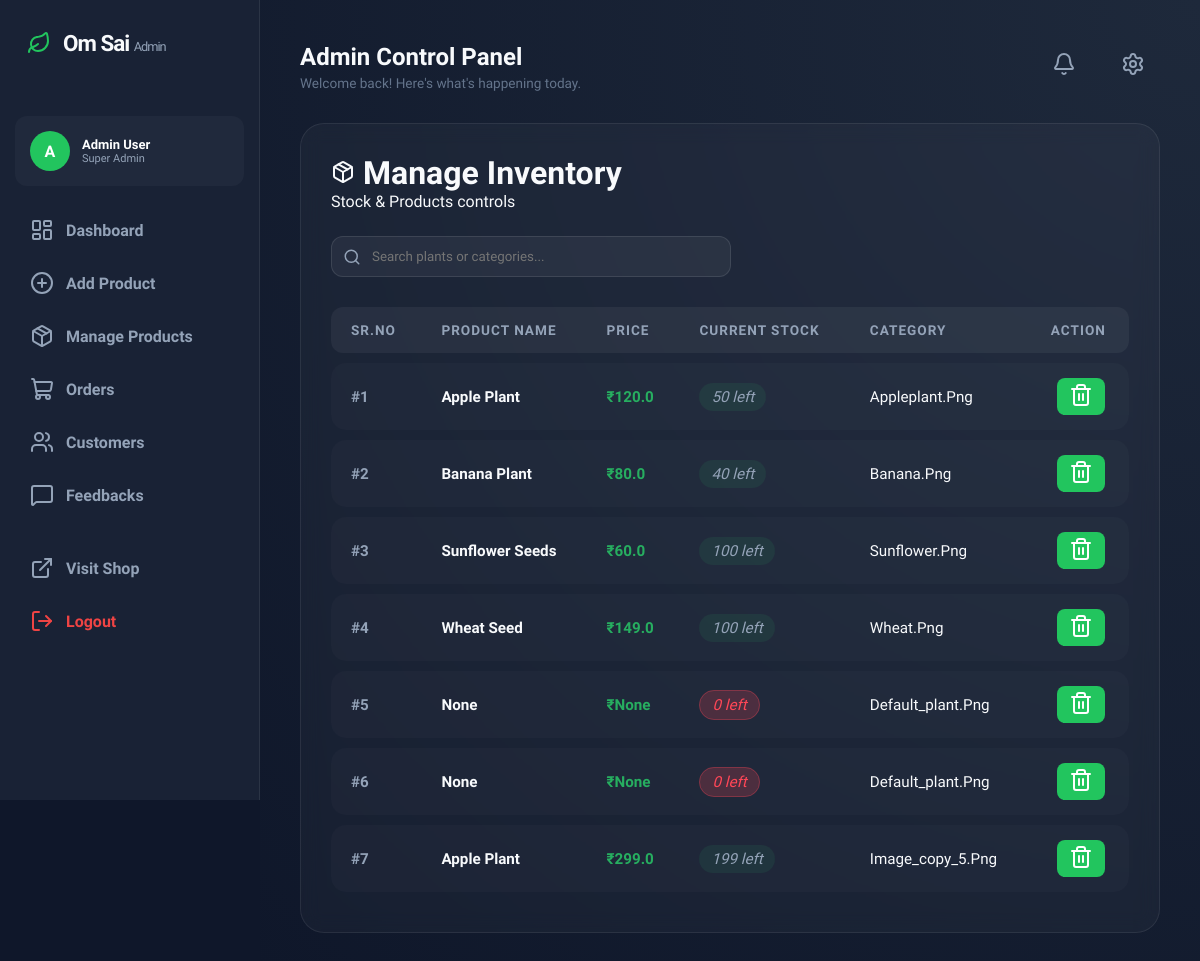
Before: /admin/products with the older database file.
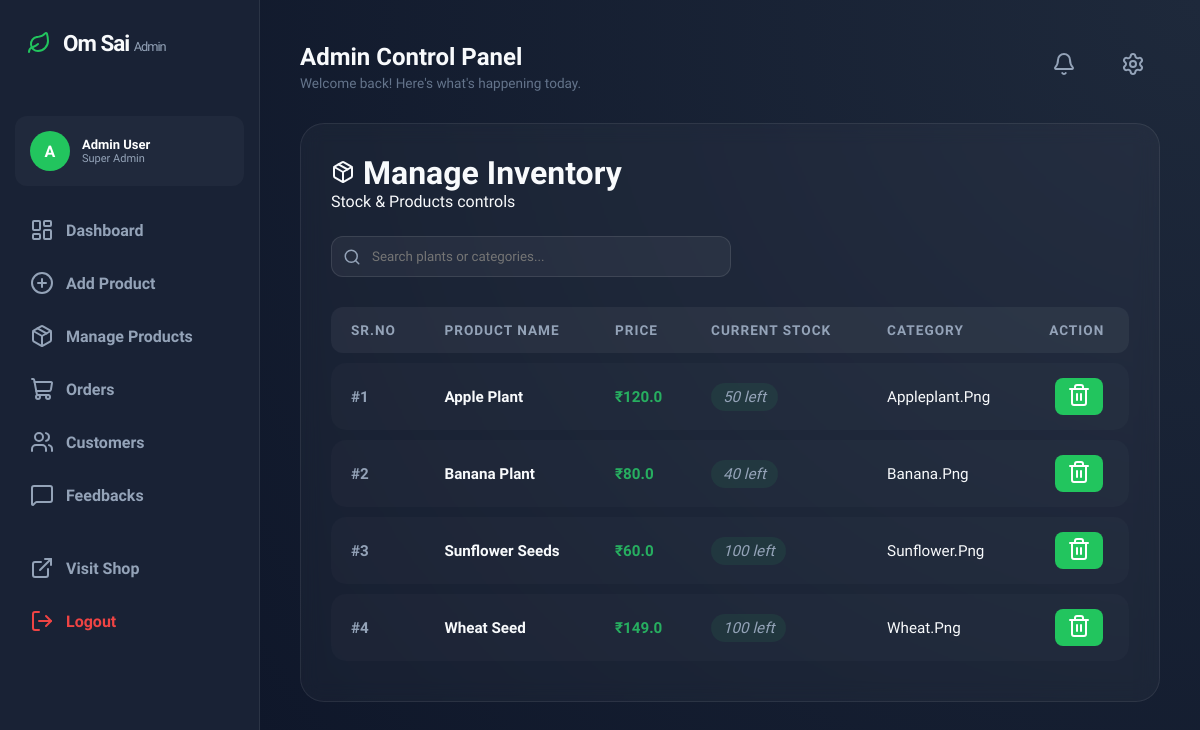
After: the same page with the newer database file.
### tables this page shows
CREATE TABLE products(id INTEGER PRIMARY KEY AUTOINCREMENT, name TEXT, price REAL, stock INTEGER, image TEXT, category TEXT, supplier_id INTEGER);

### app.py (the view)
@app.route("/admin/products")
def manage_products():
    conn = sqlite3.connect("database.db")
    cur = conn.cursor()
    cur.execute("SELECT * FROM products")
    products = cur.fetchall()
    conn.close()
    return render_template("admin_products.html", products=products)

### app.py (called while the page is built)
@app.context_processor
def inject_translations():
    lang = session.get('lang', 'en')
    return dict(texts=translations.get(lang, translations['en']))

@app.before_request
def func():
    global _got_first_request
    session.permanent = True
    if not _got_first_request:
        print("Running first-time setup...")
        _got_first_request = True

### templates/admin_products.html (shortened to what this page needs)
{% extends "admin_layout.html" %}
{% block content %}
<div class="header" style="margin-bottom: 25px;">
    <h1><i data-lucide="package"></i> Manage Inventory</h1>
    <p>Stock & Products controls</p>
</div>
<div class="search-container" style="margin-bottom: 20px;">
    <div style="position: relative; max-width: 400px;">
        <i data-lucide="search" style="position: absolute; left: 12px; top: 50%; transform: translateY(-50%); color: #94a3b8; width: 18px;"></i>
        <input type="text" id="productSearch" placeholder="Search plants or categories..."
               style="width: 100%; padding: 12px 12px 12px 40px; border-radius: 12px; border: 1px solid rgba(255,255,255,0.1); background: rgba(255,255,255,0.05); color: white; outline: none;">
    </div>
</div>
<div class="table-container">
    <table class="admin-orders-table" id="productTable">
        <thead>
            <tr>
                <th>Sr.No</th>
                <th>Product Name</th>
                <th>Price</th>
                <th>Current Stock</th>
                <th>Category</th>
                <th style="text-align: center;">Action</th>
            </tr>
        </thead>
        <tbody>
            {% for p in products %}
            <tr class="product-row">
                <td style="font-weight: 600; color: #94a3b8;">#{{ loop.index }}</td>
                <td><strong>{{ p[1] }}</strong></td>
                <td style="color: #27ae60; font-weight: 600;">₹{{ p[2] }}</td>
                <td>
                    {% set stock = p[3]|int %}
                    <span class="status-pill {% if stock < 10 %}low-stock-alert{% endif %}"
                          style="background: rgba(39, 174, 96, 0.1); padding: 5px 12px; border-radius: 20px;">
                        {{ stock }} left
                    </span>
                </td>
                <td style="text-transform: capitalize;">{{ p[4] }}</td>
                <td style="text-align: center;">
                    <form action="{{ url_for('delete_product', product_id=p[0]) }}" method="POST"
                          onsubmit="return confirm('Haa product delete karaycha aahe ka?');" style="display:inline;">
                        <button type="submit" class="delete-btn">
                            <i data-lucide="trash-2"></i>
                        </button>
                    </form>
                </td>
            </tr>
            {% endfor %}
        </tbody>
    </table>
</div>
{% endblock %}

### templates/admin_layout.html (shortened to what this page needs)
<!DOCTYPE html>
<html lang="en">
<head>
    <link rel="stylesheet" href="{{ url_for('static', filename='admin1.css') }}">
</head>
<body>
<div class="sidebar">
    <div class="sidebar-header">
        <i data-lucide="leaf" class="logo-icon" style="color: #22c55e;"></i>
        <h2 style="letter-spacing: -1px;">Om Sai <span style="font-weight: 400; font-size: 0.8rem; color: #94a3b8;">Admin</span></h2>
    </div>
    <div class="user-profile">
        <div style="width: 40px; height: 40px; border-radius: 50%; background: var(--primary); display: flex; align-items: center; justify-content: center; font-weight: 800; color: white;">
            A
        </div>
        <div>
            <p style="font-size: 13px; font-weight: 600; margin: 0; color: white;">Admin User</p>
            <p style="font-size: 11px; margin: 0; color: #94a3b8;">Super Admin</p>
        </div>
    </div>
    <div class="nav-links">
        <a href="/admin" class="nav-item {% if active=='dashboard' %}active{% endif %}">
            <i data-lucide="layout-dashboard"></i> <span>Dashboard</span>
        </a>
        <a href="/admin/add_product" class="nav-item {% if active=='add_product' %}active{% endif %}">
            <i data-lucide="plus-circle"></i> <span>Add Product</span>
        </a>
        <a href="/admin/products" class="nav-item {% if active=='manage_products' %}active{% endif %}">
            <i data-lucide="package"></i> <span>Manage Products</span>
        </a>
        <a href="/admin/orders" class="nav-item {% if active=='orders' %}active{% endif %}">
            <i data-lucide="shopping-cart"></i> <span>Orders</span>
        </a>
        <a href="/admin/customers" class="nav-item {% if active=='customers' %}active{% endif %}">
            <i data-lucide="users"></i> <span>Customers</span>
        </a>
        <a href="/admin/feedbacks" class="nav-item {% if active=='feedbacks' %}active{% endif %}">
            <i data-lucide="message-square"></i> <span>Feedbacks</span>
        </a>
        <div class="sidebar-footer" style="margin-top: auto; padding-top: 20px;">
            <a href="/" class="nav-item" target="_blank" style="margin-bottom: 5px;">
                <i data-lucide="external-link"></i> <span>Visit Shop</span>
            </a>
            <a href="/logout" class="nav-item logout" style="color: #ef4444;">
                <i data-lucide="log-out"></i> <span>Logout</span>
            </a>
        </div>
    </div>
</div>
<div class="main">
    <div class="content-header" style="display: flex; justify-content: space-between; align-items: center;">
        <div>
            <h1 style="margin:0; font-size: 1.5rem;">{% block header_title %}Admin Control Panel{% endblock %}</h1>
            <p style="font-size: 0.85rem; color: #64748b; margin-top: 4px;">Welcome back! Here's what's happening today.</p>
        </div>
        <div style="display: flex; gap: 15px;">
             <button class="nav-item" style="border:none; background:none; cursor:pointer;"><i data-lucide="bell"></i></button>
             <button class="nav-item" style="border:none; background:none; cursor:pointer;"><i data-lucide="settings"></i></button>
        </div>
    </div>
    <div class="glass-panel" style="margin-top: 25px;">
        {% block content %}{% endblock %}
    </div>
</div>
</body>
</html>

### static/admin1.css (style rules this page uses)
:root { --primary: #10b981; --primary-glow: rgba(16, 185, 129, 0.2); --bg-dark: #0f172a; --sidebar-bg: rgba(30, 41, 59, 0.7); --glass-bg: rgba(255, 255, 255, 0.03); --text-main: #f8fafc; --text-dim: #94a3b8; --border: rgba(255, 255, 255, 0.08); }
* { margin: 0; padding: 0; box-sizing: border-box; font-family: 'Plus Jakarta Sans', sans-serif; }
body { background-color: var(--bg-dark); color: var(--text-main); display: flex; }
.sidebar { width: 260px; background: var(--sidebar-bg); -webkit-backdrop-filter: blur(20px); backdrop-filter: blur(20px); border-right: 1px solid var(--border); position: fixed; height: 100vh; padding: 30px 15px; display: flex; flex-direction: column; }
.sidebar-header { display: flex; align-items: center; gap: 10px; margin-bottom: 40px; padding-left: 10px; }
.logo-icon { color: var(--primary); width: 28px; }
.sidebar h2 { font-size: 1.4rem; font-weight: 800; }
.nav-item { text-decoration: none; color: var(--text-dim); padding: 12px 15px; border-radius: 12px; display: flex; align-items: center; gap: 12px; font-weight: 600; transition: 0.3s; margin-bottom: 5px; }
.logout { margin-top: auto; color: #f87171; }
.main { margin-left: 260px; flex: 1; padding: 40px; background: radial-gradient(circle at top right, #1e293b, #0f172a); }
.content-header { margin-bottom: 30px; }
.content-header h1 { font-size: 1.8rem; font-weight: 800; }
.glass-panel { background: var(--glass-bg); border: 1px solid var(--border); border-radius: 24px; padding: 30px; -webkit-backdrop-filter: blur(10px); backdrop-filter: blur(10px); }
table { width: 100%; border-collapse: collapse; margin-top: 20px; }
th { text-align: left; padding: 15px; color: var(--text-dim); border-bottom: 1px solid var(--border); font-size: 0.9rem; text-transform: uppercase; }
td { padding: 15px; border-bottom: 1px solid rgba(255,255,255,0.05); font-size: 0.95rem; }
input, select, textarea { background: rgba(255,255,255,0.05); border: 1px solid var(--border); padding: 12px; border-radius: 10px; color: white; outline: none; }
button { background: var(--primary); color: white; padding: 12px; border: none; border-radius: 10px; font-weight: 700; cursor: pointer; transition: 0.3s; }
.table-container, table { width: 100%; border-collapse: separate; border-spacing: 0 8px; margin-top: 20px; }
th { background: rgba(255, 255, 255, 0.05); padding: 15px 20px; color: var(--primary); font-size: 0.85rem; text-transform: uppercase; letter-spacing: 1px; border: none; }
th:first-child { border-radius: 12px 0 0 12px; }
th:last-child { border-radius: 0 12px 12px 0; }
td { padding: 15px 20px; background: rgba(255, 255, 255, 0.02); border-top: 1px solid var(--border); border-bottom: 1px solid var(--border); font-size: 0.95rem; color: var(--text-main); }
td:first-child { border-left: 1px solid var(--border); border-radius: 12px 0 0 12px; font-weight: 800; color: var(--primary); }
td:last-child { border-right: 1px solid var(--border); border-radius: 0 12px 12px 0; }
button[type="submit"] { background: var(--primary); color: white; padding: 8px 15px; border: none; border-radius: 8px; font-weight: 600; cursor: pointer; margin-left: 5px; transition: 0.3s; }
td:nth-child(4) { color: var(--text-dim); font-style: italic; max-width: 300px; }
.admin-orders-table, .feedback-table, table { width: 100%; border-collapse: separate; border-spacing: 0 10px; margin-top: 10px; }
table th { padding: 15px 20px; color: var(--text-dim); font-size: 0.85rem; text-transform: uppercase; letter-spacing: 1px; text-align: left; border-bottom: 1px solid var(--glass-border); }
table td { padding: 15px 20px; background: rgba(255, 255, 255, 0.02); border-top: 1px solid var(--glass-border); border-bottom: 1px solid var(--glass-border); color: var(--text-main); font-size: 0.95rem; }
table td:first-child { border-left: 1px solid var(--glass-border); border-radius: 15px 0 0 15px; }
table td:last-child { border-right: 1px solid var(--glass-border); border-radius: 0 15px 15px 0; }
form button { background: linear-gradient(135deg, var(--primary), var(--primary-dark)); color: white; padding: 12px 25px; border: none; border-radius: 12px; font-weight: 800; cursor: pointer; width: 100%; transition: 0.3s; }
.admin-orders-table button { padding: 5px 12px; font-size: 0.8rem; width: auto; margin-left: 5px; }

### templates/admin_products.html (style rules this page uses)
.delete-btn { background: none; border: none; color: #94a3b8; cursor: pointer; transition: 0.3s; padding: 8px; border-radius: 8px; }

Changed rows visible on the page:
removed products: p "None", stock "0", image "Default_plant.png"
removed products: p "None", stock "0", image "Default_plant.png"
removed products: name "Apple Plant", price "299.0", stock "199", image "Image_copy_5.png"
